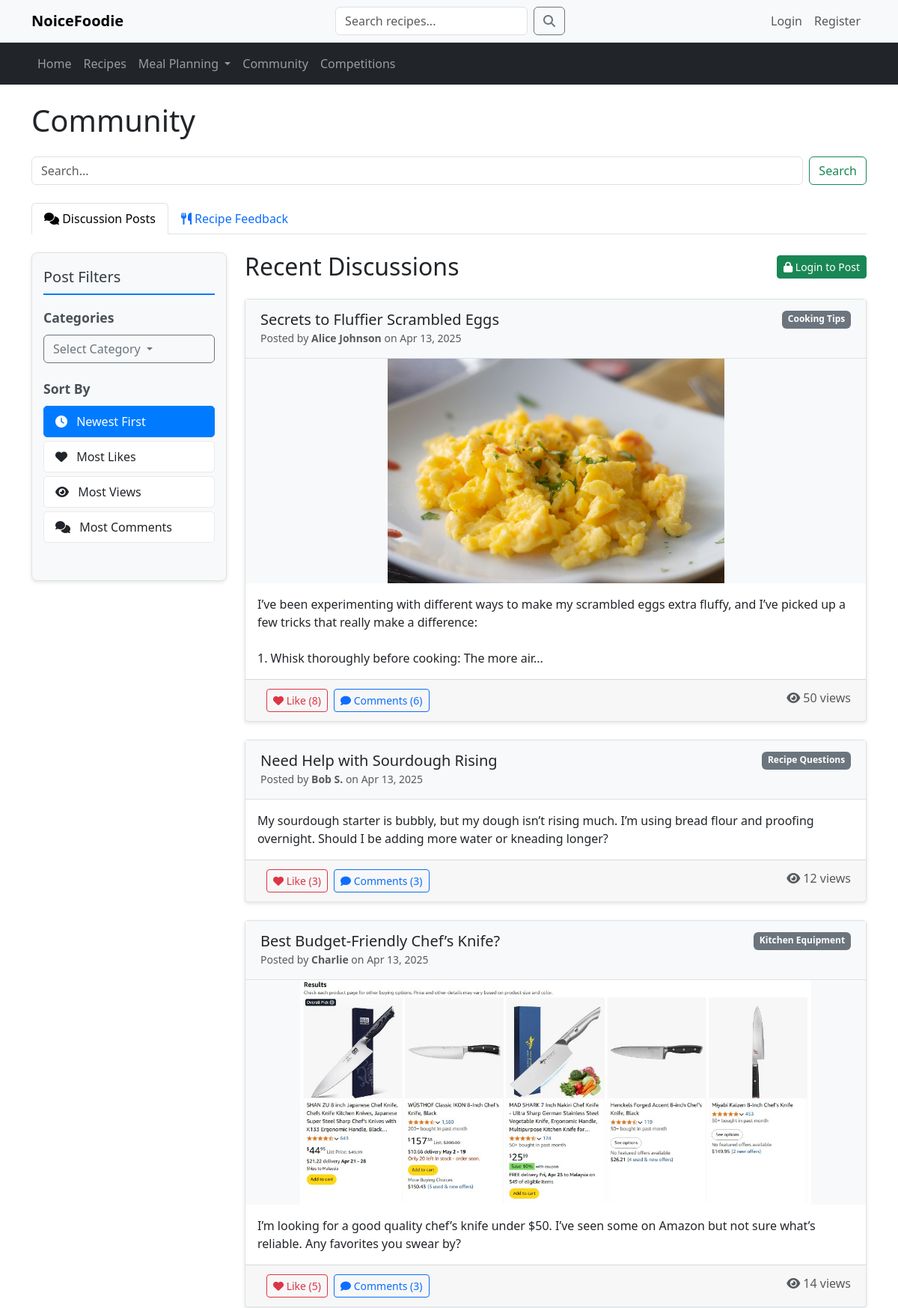
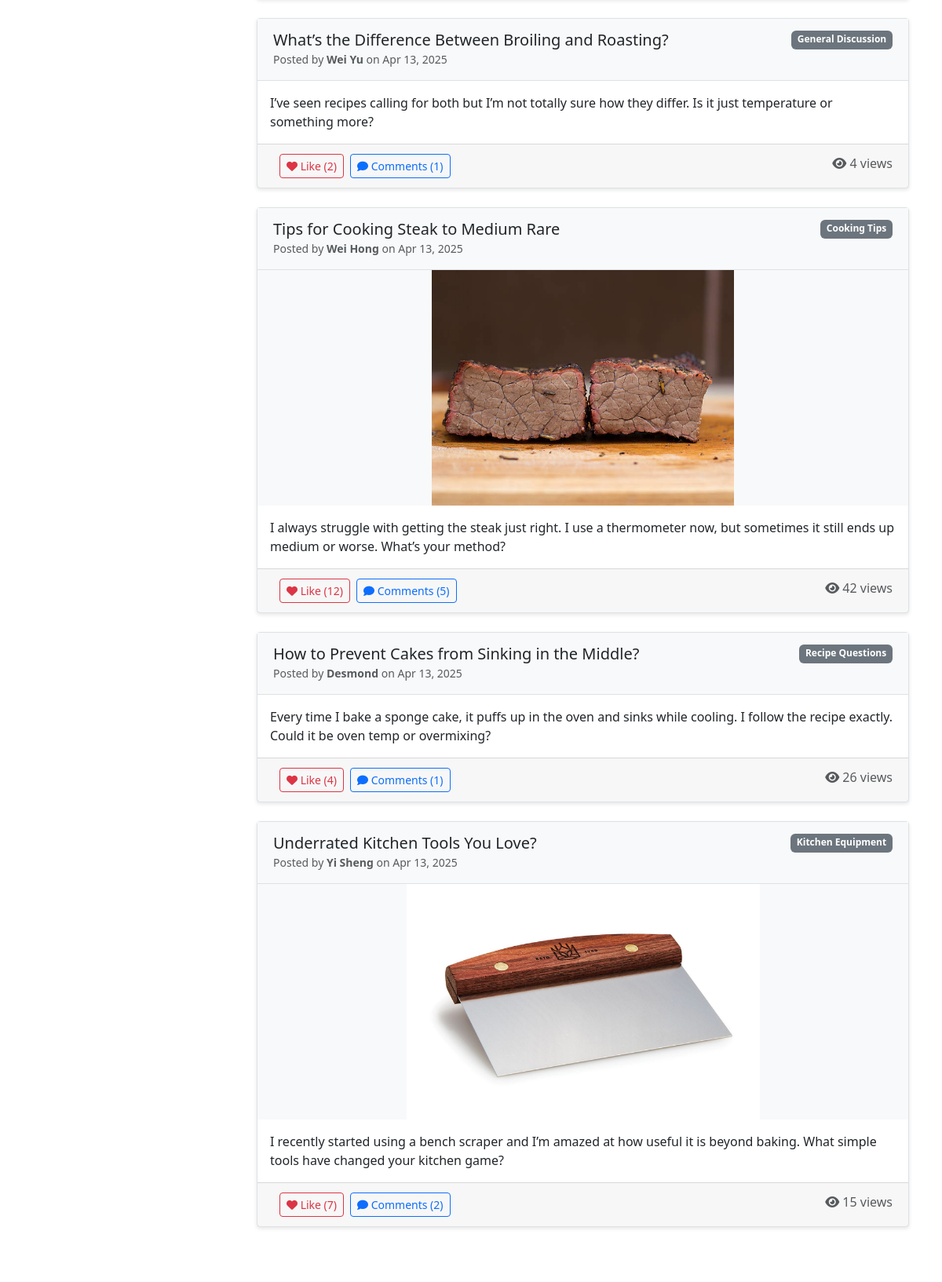
/community/community.php (upper part), run on the app's committed database (2 pictures, top to bottom).
### tables this page shows
CREATE TABLE IF NOT EXISTS discussion_posts (
    post_id INT AUTO_INCREMENT PRIMARY KEY,
    user_id INT NOT NULL,
    title VARCHAR(255) NOT NULL,
    content TEXT NOT NULL,
    image_url VARCHAR(255) DEFAULT NULL,
    category VARCHAR(100) NOT NULL,
    post_date TIMESTAMP DEFAULT CURRENT_TIMESTAMP,
    view_count INT DEFAULT 0,
    like_count INT DEFAULT 0,
    FOREIGN KEY (user_id) REFERENCES usersDB.users(user_id) ON DELETE CASCADE
);

CREATE TABLE users (
  user_id int(11) NOT NULL AUTO_INCREMENT PRIMARY KEY,
  username varchar(50) NOT NULL,
  nickname varchar(100) DEFAULT NULL,
  email varchar(100) NOT NULL,
  password varchar(255) NOT NULL,
  registration_date TIMESTAMP DEFAULT CURRENT_TIMESTAMP,
  reset_token varchar(255) DEFAULT NULL,
  reset_token_expiry datetime DEFAULT NULL,
  avatar int(11) DEFAULT 0,
  UNIQUE KEY email (email)
);

### community/community.php (the view, shortened to what this page needs)
<?php
require_once '../config/db.php';
$user_id = isset($_SESSION['user_id']) ? $_SESSION['user_id'] : null;
$active_tab = isset($_GET['tab']) ? $_GET['tab'] : 'discussions';
$category_filter = isset($_GET['category']) ? htmlspecialchars($_GET['category']) : '';
$search_query = isset($_GET['search']) ? trim(htmlspecialchars($_GET['search'])) : '';
$sort_by = isset($_GET['sort']) ? htmlspecialchars($_GET['sort']) : 'newest';
$discussions_sql = "SELECT dp.*, u.nickname, u.avatar,
        (SELECT COUNT(*) FROM post_comments WHERE post_id = dp.post_id) AS comment_count
        FROM discussion_posts dp
        JOIN usersDB.users u ON dp.user_id = u.user_id";
switch ($sort_by) {
    case 'newest':
    default:
        $discussions_sql .= " ORDER BY dp.post_date DESC";
        break;
}
$stmt = $communityDB->prepare($discussions_sql);
$stmt->execute();
$discussions_result = $stmt->fetchAll(PDO::FETCH_ASSOC);
?>
<!DOCTYPE html>
<html lang="en">
<head>
    <link href="https://cdn.jsdelivr.net/npm/bootstrap@5.3.2/dist/css/bootstrap.min.css" rel="stylesheet">
    <link rel="stylesheet" href="https://cdnjs.cloudflare.com/ajax/libs/font-awesome/6.0.0/css/all.min.css">
    <link rel="stylesheet" href="css/community.css">
</head>
<body>
    <?php include_once '../includes/navigation.php'; ?>
    <div class="container mt-4">
        <div class="row">
            <div class="col-12">
                <h1 class="mb-4">Community</h1>
                <form class="d-flex mb-4" method="GET" action="community.php">
                    <input class="form-control me-2" type="search" name="search" placeholder="Search..." value="<?= htmlspecialchars($search_query); ?>">
                    <button class="btn btn-outline-success" type="submit">Search</button>
                </form>
                <ul class="nav nav-tabs mb-4">
                    <li class="nav-item">
                        <a class="nav-link <?php echo ($active_tab == 'discussions') ? 'active' : ''; ?>" href="?tab=discussions">
                            <i class="fas fa-comments"></i> Discussion Posts
                        </a>
                    </li>
                    <li class="nav-item">
                        <a class="nav-link <?php echo ($active_tab == 'recipes') ? 'active' : ''; ?>" href="?tab=recipes">
                            <i class="fas fa-utensils"></i> Recipe Feedback
                        </a>
                    </li>
                </ul>
            </div>
        </div>
        <div class="tab-content">
            <div class="tab-pane <?php echo ($active_tab == 'discussions') ? 'active' : 'fade'; ?>">
                <div class="row">
                    <?php if ($active_tab == 'discussions'): ?>
                    <div class="col-md-3">
                        <div class="filter-sidebar">
                            <h4 class="filter-heading">Post Filters</h4>
                            <div class="filter-section mb-4">
                                <h5 class="filter-subheading">Categories</h5>
                                <div class="dropdown w-100 mb-3">
                                    <button class="btn btn-outline-secondary dropdown-toggle w-100 text-start" type="button" id="dropdownMenuButton" data-bs-toggle="dropdown" aria-expanded="false">
                                        <?= !empty($category_filter) ? htmlspecialchars($category_filter) : 'Select Category' ?>
                                    </button>
                                </div>
                            </div>
                            <div class="filter-section">
                                <h5 class="filter-subheading">Sort By</h5>
                                <div class="list-group">
                                    <a href="?tab=discussions<?= !empty($category_filter) ? '&category='.urlencode($category_filter) : '' ?><?= !empty($search_query) ? '&search='.urlencode($search_query) : '' ?>&sort=newest"
                                    class="list-group-item <?= ($sort_by == 'newest' || empty($sort_by)) ? 'active' : '' ?>">
                                        <i class="fas fa-clock me-2"></i> Newest First
                                    </a>
                                    <a href="?tab=discussions<?= !empty($category_filter) ? '&category='.urlencode($category_filter) : '' ?><?= !empty($search_query) ? '&search='.urlencode($search_query) : '' ?>&sort=most_likes"
                                    class="list-group-item <?= ($sort_by == 'most_likes') ? 'active' : '' ?>">
                                        <i class="fas fa-heart me-2"></i> Most Likes
                                    </a>
                                    <a href="?tab=discussions<?= !empty($category_filter) ? '&category='.urlencode($category_filter) : '' ?><?= !empty($search_query) ? '&search='.urlencode($search_query) : '' ?>&sort=most_views"
                                    class="list-group-item <?= ($sort_by == 'most_views') ? 'active' : '' ?>">
                                        <i class="fas fa-eye me-2"></i> Most Views
                                    </a>
                                    <a href="?tab=discussions<?= !empty($category_filter) ? '&category='.urlencode($category_filter) : '' ?><?= !empty($search_query) ? '&search='.urlencode($search_query) : '' ?>&sort=most_comments"
                                    class="list-group-item <?= ($sort_by == 'most_comments') ? 'active' : '' ?>">
                                        <i class="fas fa-comments me-2"></i> Most Comments
                                    </a>
                                </div>
                            </div>
                        </div>
                    </div>
                    <?php endif; ?>
                    <div class="<?= ($active_tab == 'discussions') ? 'col-md-9' : 'col-md-12' ?>">
                        <div class="d-flex justify-content-between align-items-center mb-4">
                            <h2 class="mb-0">
                                Recent Discussions
                            </h2>
                            <div>
                                <?php if ($user_id): ?>
                                    <a href="manage_post.php" class="btn btn-sm btn-outline-primary me-2">
                                        <i class="fas fa-tasks"></i> Manage My Posts
                                    </a>
                                    <a href="create_post.php" class="btn btn-sm btn-success">
                                        <i class="fas fa-plus"></i> New Post
                                    </a>
                                <?php else: ?>
                                    <a href="../users/login.php" class="btn btn-sm btn-success">
                                        <i class="fas fa-lock"></i> Login to Post
                                    </a>
                                <?php endif; ?>
                            </div>
                        </div>
                        <?php if (!empty($discussions_result)): ?>
                            <?php foreach($discussions_result as $row): ?>
                                <div class="card post-card mb-4">
                                    <div class="post-header">
                                        <div class="d-flex justify-content-between">
                                            <h5 class="card-title mb-0"><?php echo htmlspecialchars($row['title']); ?></h5>
                                            <span class="badge bg-secondary"><?php echo htmlspecialchars($row['category']); ?></span>
                                        </div>
                                        <small class="text-muted">
                                            Posted by
                                            <span class="fw-bold">
                                                <?php echo htmlspecialchars($row['nickname']); ?>
                                            </span>
                                            on <?php echo date('M d, Y', strtotime($row['post_date'])); ?>
                                        </small>
                                    </div>
                                    <?php if (!empty($row['image_url'])): ?>
                                        <div class="post-image">
                                        <?php
                                            if (strpos($row['image_url'], 'uploads/discussion_post_img/') !== false) {
                                                $image_path = '../' . $row['image_url'];
                                            } else if (strpos($row['image_url'], 'uploads/posts/') !== false) {
                                                $image_path = '../' . $row['image_url'];
                                            } else {
                                                $image_path = '../assets/community/discussion_posts_img/' . basename($row['image_url']);
                                            }
                                        ?>
                                            <img src="<?php echo htmlspecialchars($image_path); ?>" class="img-fluid" alt="Post Image">
                                        </div>
                                    <?php endif; ?>
                                    <div class="card-body">
                                        <p class="card-text"><?php echo nl2br(htmlspecialchars(substr($row['content'], 0, 200) . (strlen($row['content']) > 200 ? '...' : ''))); ?></p>
                                    </div>
                                    <div class="post-actions">
                                        <div class="d-flex">
                                            <?php
                                            $has_liked = false;
                                            $like_btn_class = 'btn-outline-danger';
                                            ?>
                                            <button class="btn btn-sm <?php echo $like_btn_class; ?> like-btn"
                                                    data-post-id="<?php echo $row['post_id']; ?>"
                                                    data-liked="<?php echo $has_liked ? 'true' : 'false'; ?>">
                                                <i class="fas fa-heart"></i> Like <span class="like-count">(<?php echo $row['like_count']; ?>)</span>
                                            </button>
                                            <button class="btn btn-sm btn-outline-primary ms-2 comment-btn"
                                                    data-post-id="<?php echo $row['post_id']; ?>"
                                                    data-bs-toggle="modal"
                                                    data-bs-target="#commentModal"
                                                    data-title="<?php echo htmlspecialchars($row['title']); ?>"
                                                    data-author="<?php echo htmlspecialchars($row['nickname']); ?>"
                                                    data-author-id="<?php echo $row['user_id']; ?>"
                                                    data-content="<?php echo htmlspecialchars($row['content']); ?>"
                                                    data-image="<?php echo !empty($row['image_url']) ? ($row['image_url']) : ''; ?>"
                                                    data-category="<?php echo htmlspecialchars($row['category']); ?>"
                                                    data-date="<?php echo $row['post_date']; ?>"
                                                    data-like-count="<?php echo $row['like_count']; ?>"
                                                    data-comment-count="<?php echo $row['comment_count']; ?>"
                                                    data-liked="<?php echo $has_liked ? 'true' : 'false'; ?>"
                                                    data-author-avatar="<?php echo isset($row['avatar']) ? $row['avatar'] : 0; ?>">
                                                <i class="fas fa-comment"></i> Comments (<?php echo $row['comment_count']; ?>)
                                            </button>
                                        </div>
                                        <div>
                                            <span class="text-muted"><i class="fas fa-eye"></i> <?php echo isset($row['view_count']) ? $row['view_count'] : 0; ?> views</span>
                                        </div>
                                    </div>
                                </div>
                            <?php endforeach; ?>
                        <?php endif; ?>
                    </div>
                </div>
            </div>
        </div>
    </div>
    <?php include_once '../includes/footer.php'; ?>
</body>
</html>

### community/css/community.css (style rules this page uses)
.post-card { margin-bottom: 20px; box-shadow: 0 2px 5px rgba(0,0,0,0.1); transition: all 0.3s ease; border: 1px solid #dee2e6; border-radius: 0.25rem; }
.post-header { padding: 15px 20px; background-color: #f8f9fa; border-bottom: 1px solid #dee2e6; }
.post-actions { display: flex; justify-content: space-between; padding: 0.75rem 1.25rem; background-color: rgba(0, 0, 0, 0.03); border-top: 1px solid rgba(0, 0, 0, 0.125); }
.like-btn { transition: all 0.2s ease; margin-left: 8px; }
.tab-pane { display: none; }
.tab-pane.active { display: block; }
.post-image { padding: 0; overflow: hidden; max-height: 300px; display: flex; justify-content: center; align-items: center; background-color: #f8f9fa; }
.post-image img { max-width: 100%; max-height: 300px; object-fit: contain; }
.filter-sidebar { background-color: #f8f9fa; border: 1px solid #dee2e6; border-radius: 8px; padding: 20px 15px; box-shadow: 0 2px 5px rgba(0,0,0,0.1); height: fit-content; margin-bottom: 20px; }
.filter-heading { margin-bottom: 20px; padding-bottom: 10px; border-bottom: 2px solid #007bff; color: #343a40; font-size: 1.25rem; }
.filter-subheading { font-size: 1.1rem; font-weight: 600; color: #495057; margin-bottom: 12px; }
.filter-section { margin-bottom: 25px; }
.filter-sidebar .list-group-item { border-radius: 5px; margin-bottom: 5px; transition: all 0.2s ease; border: 1px solid #eaeaea; padding: 8px 15px; }
.filter-sidebar .list-group-item.active { background-color: #007bff; border-color: #007bff; }
.filter-sidebar .dropdown-toggle { text-overflow: ellipsis; overflow: hidden; white-space: nowrap; }

### data on the page
discussion_posts: title "Secrets to Fluffier Scrambled Eggs", category "Cooking Tips", user.nickname "Alice Johnson", post_date "Apr 13, 2025", image_url (picture), content "I’ve been experimenting with different ways to make my scrambled eggs extra fluffy, and I’ve picked up a few tricks that really make a difference: 1. Whisk thoroughly before cooking: The more air...", like_count "8", comment_count "6", view_count "50"
discussion_posts: title "Need Help with Sourdough Rising", category "Recipe Questions", user.nickname "Bob S.", post_date "Apr 13, 2025", content "My sourdough starter is bubbly, but my dough isn’t rising much. I’m using bread flour and proofing overnight. Should I be adding more water or kneading longer?", like_count "3", comment_count "3", view_count "12"
discussion_posts: title "Best Budget-Friendly Chef’s Knife?", category "Kitchen Equipment", user.nickname "Charlie", post_date "Apr 13, 2025", image_url (picture), content "I’m looking for a good quality chef’s knife under $50. I’ve seen some on Amazon but not sure what’s reliable. Any favorites you swear by?", like_count "5", comment_count "3", view_count "14"
discussion_posts: title "What’s the Difference Between Broiling and Roasting?", category "General Discussion", user.nickname "Wei Yu", post_date "Apr 13, 2025", content "I’ve seen recipes calling for both but I’m not totally sure how they differ. Is it just temperature or something more?", like_count "2", comment_count "1", view_count "4"
discussion_posts: title "Tips for Cooking Steak to Medium Rare", category "Cooking Tips", user.nickname "Wei Hong", post_date "Apr 13, 2025", image_url (picture), content "I always struggle with getting the steak just right. I use a thermometer now, but sometimes it still ends up medium or worse. What’s your method?", like_count "12", comment_count "5", view_count "42"
discussion_posts: title "How to Prevent Cakes from Sinking in the Middle?", category "Recipe Questions", user.nickname "Desmond", post_date "Apr 13, 2025", content "Every time I bake a sponge cake, it puffs up in the oven and sinks while cooling. I follow the recipe exactly. Could it be oven temp or overmixing?", like_count "4", comment_count "1", view_count "26"
discussion_posts: title "Underrated Kitchen Tools You Love?", category "Kitchen Equipment", user.nickname "Yi Sheng", post_date "Apr 13, 2025", image_url (picture), content "I recently started using a bench scraper and I’m amazed at how useful it is beyond baking. What simple tools have changed your kitchen game?", like_count "7", comment_count "2", view_count "15"
